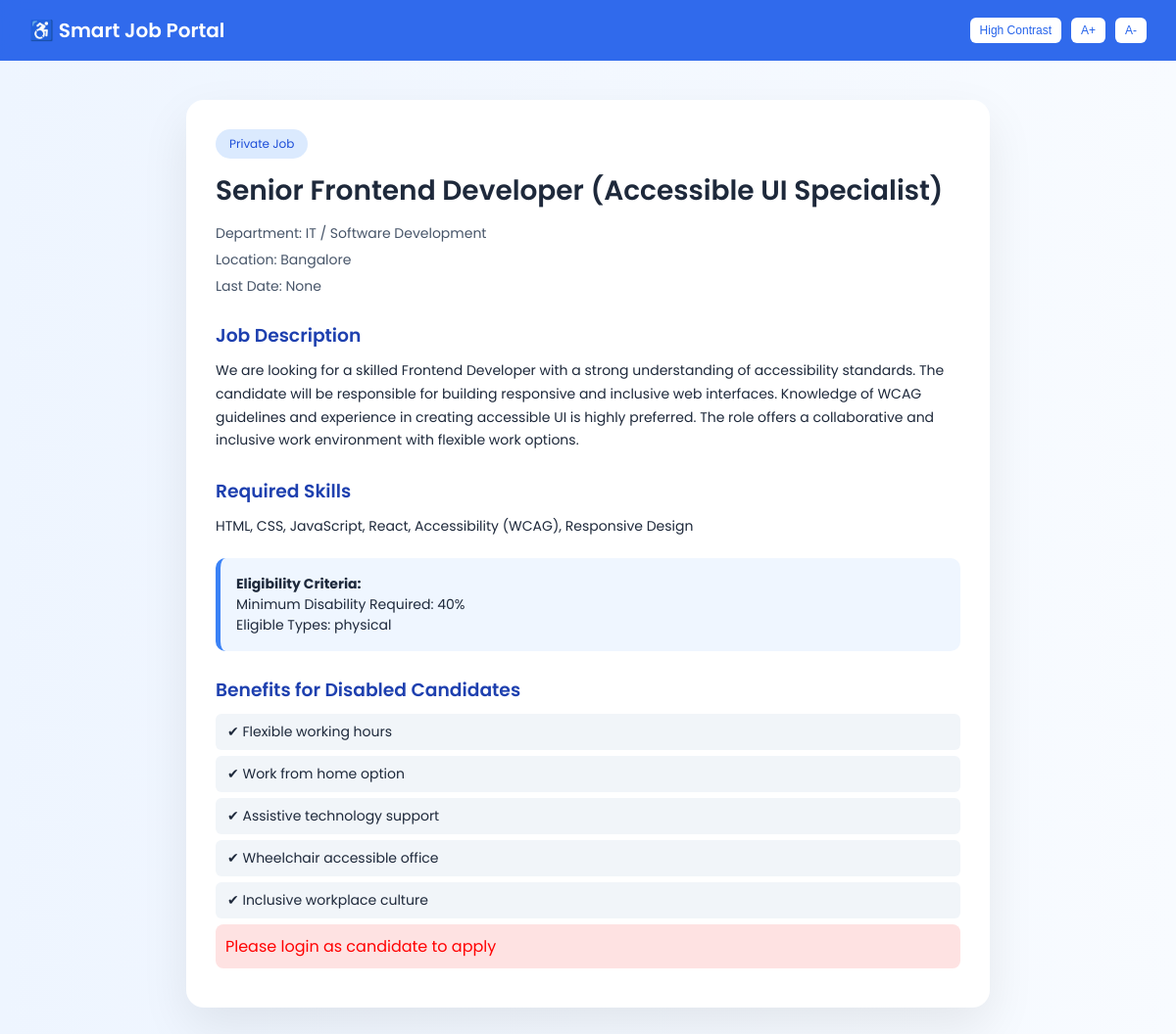
Screenshot of /job/2/ with the database file from the repository.
### portal/models.py (models this page shows, shortened)
class Job(models.Model):
    JOB_TYPE = (
        ('Government', 'Government'),
        ('Private', 'Private'),
    )
    employer = models.ForeignKey(Employer, on_delete=models.CASCADE)
    title = models.CharField(max_length=200)
    job_type = models.CharField(max_length=20, choices=JOB_TYPE)
    department = models.CharField(max_length=100)
    location = models.CharField(max_length=100)
    skills = models.TextField()
    disability_type = models.CharField(max_length=100)
    disability_percent = models.IntegerField()
    benefits = models.TextField(null=True, blank=True)
    description = models.TextField()
    salary = models.CharField(max_length=50)
    last_date = models.DateField(null=True, blank=True)
    status = models.CharField(max_length=20, default='Active')

### portal/views.py (the view)
# urls.py: path('job/<int:id>/', views.job_detail, name='job_detail'),
def job_detail(request, id):
    job = Job.objects.get(id=id)
    profile = None
    disability_ok = False   # 👈 NEW
    if request.user.is_authenticated and request.user.role == "candidate":
        profile = CandidateProfile.objects.get(user=request.user)
        if profile.disability_percentage < 50:
            disability_ok = True
    benefits_list = job.benefits.split(',') if job.benefits else []
    return render(request, 'job_details.html', {
        'job': job,
        'profile': profile,
        'benefits_list': benefits_list,
        'disability_ok': disability_ok   # 👈 SEND THIS
    })

### templates/job_details.html (shortened to what this page needs)
<!DOCTYPE html>
{% load static %}
<html lang="en">
<head>
<link rel="stylesheet" href="{% static 'css/jobb_details.css' %}">
</head>
<body>
<header>
<div class="logo">♿ Smart Job Portal</div>
<div class="accessibility-controls">
<button onclick="toggleContrast()">High Contrast</button>
<button onclick="increaseFont()">A+</button>
<button onclick="decreaseFont()">A-</button>
</div>
</header>
<div class="container">
<div class="job-box">
<div class="badge">
{{ job.job_type }} Job
</div>
<div class="job-title">
{{ job.title }}
</div>
<div class="meta">
Department: {{ job.department }}
</div>
<div class="meta">
Location: {{ job.location }}
</div>
<div class="meta">
Last Date: {{ job.last_date }}
</div>
<div class="section">
<h3>Job Description</h3>
<p>{{ job.description }}</p>
</div>
<div class="section">
<h3>Required Skills</h3>
<p>{{ job.skills }}</p>
</div>
<div class="reservation-box">
<strong>Eligibility Criteria:</strong><br>
Minimum Disability Required: {{ job.disability_percent }}% <br>
Eligible Types: {{ job.disability_type }}
</div>
<div class="section">
<h3>Benefits for Disabled Candidates</h3>
{% if benefits_list %}
<ul class="benefits-list">
    {% for b in benefits_list %}
        {% if b %}
            <li>✔ {{ b }}</li>
        {% endif %}
    {% endfor %}
</ul>
{% else %}
<p>No special benefits mentioned</p>
{% endif %}
</div>
<form method="POST" action="{% url 'apply_job' job.id %}">
{% if not profile %}
    <p style="color:red;">Please login as candidate to apply</p>
{% elif disability_ok %}
    <button class="apply-btn">Apply Now</button>
{% else %}
    <p style="color:orange;">
    This job is only for candidates with less than 50% disability
    </p>
{% endif %}
</form>
</div>
</div>
</body>
</html>

### static/css/jobb_details.css (style rules this page uses)
* { margin: 0; padding: 0; box-sizing: border-box; }
body { font-family: 'Poppins', sans-serif; background: linear-gradient(to right, #eef5ff, #f8fbff); color: #1e293b; }
header { background: rgba(37, 99, 235, 0.95); backdrop-filter: blur(10px); padding: 16px 30px; display: flex; justify-content: space-between; align-items: center; color: white; position: sticky; top: 0; z-index: 1000; }
.logo { font-size: 20px; font-weight: 600; }
.accessibility-controls { display: flex; gap: 10px; }
.accessibility-controls button { padding: 6px 10px; border: none; border-radius: 6px; background: white; color: #2563eb; font-size: 12px; cursor: pointer; transition: all 0.3s ease; }
.container { max-width: 850px; margin: 40px auto; padding: 0 15px; }
.job-box { background: white; padding: 30px; border-radius: 18px; box-shadow: 0 20px 50px rgba(0,0,0,0.08); animation: fadeIn 0.5s ease-in-out; }
.badge { display: inline-block; background: #dbeafe; color: #1d4ed8; padding: 6px 14px; border-radius: 20px; font-size: 12px; margin-bottom: 12px; }
.job-title { font-size: 28px; font-weight: 600; margin-bottom: 12px; }
.meta { font-size: 14px; margin-bottom: 6px; color: #475569; }
.section { margin-top: 25px; }
.section h3 { margin-bottom: 10px; color: #1e40af; font-weight: 600; }
.section p { font-size: 14px; line-height: 1.7; }
.reservation-box { margin-top: 20px; padding: 16px; border-left: 5px solid #3b82f6; background: #eff6ff; border-radius: 10px; font-size: 14px; }
.benefits-list { list-style: none; margin-top: 10px; }
.benefits-list li { background: #f8fafc; margin: 8px 0; padding: 10px 14px; border-radius: 8px; font-size: 14px; display: flex; align-items: center; gap: 8px; transition: all 0.3s ease; }
p[style*="color:red"] { background: #fee2e2; padding: 10px; border-radius: 8px; margin-bottom: 10px; }

### templates/job_details.html (style rules this page uses)
.benefits-list { list-style: none; padding: 0; }
.benefits-list li { background: #f1f5f9; margin: 6px 0; padding: 8px 12px; border-radius: 6px; font-size: 14px; }

### rows the page displays
Job: job_type "Private", title "Senior Frontend Developer (Accessible UI Specialist)", department "IT / Software Development", location "Bangalore", last_date "None", description "We are looking for a skilled Frontend Developer with a strong understanding of accessibility standards. The candidate will be responsible for building responsive and inclusive web interfaces. Knowledge of WCAG guidelines and experience in creating accessible UI is highly preferred. The role offers a collaborative and inclusive work environment with flexible work options.", skills "HTML, CSS, JavaScript, React, Accessibility (WCAG), Responsive Design", disability_percent "40", disability_type "physical"

### other values shown
{{ b }} "Flexible working hours" "Work from home option" "Assistive technology support" "Wheelchair accessible office" "Inclusive workplace culture"
